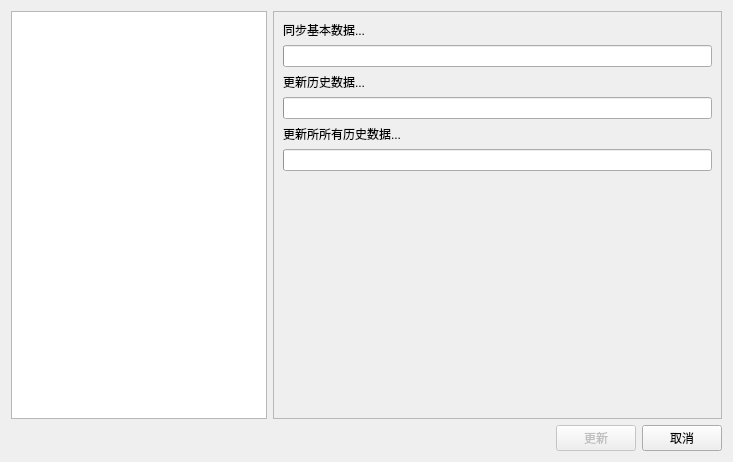
<?xml version="1.0" encoding="UTF-8"?>
<ui version="4.0">
 <class>SetupDataDialog</class>
 <widget class="QDialog" name="SetupDataDialog">
  <property name="geometry">
   <rect>
    <x>0</x>
    <y>0</y>
    <width>733</width>
    <height>462</height>
   </rect>
  </property>
  <property name="minimumSize">
   <size>
    <width>0</width>
    <height>0</height>
   </size>
  </property>
  <property name="windowTitle">
   <string>数据同步</string>
  </property>
  <property name="styleSheet">
   <string notr="true"/>
  </property>
  <layout class="QVBoxLayout" name="verticalLayout">
   <item>
    <layout class="QHBoxLayout" name="horizontalLayout_2">
     <item>
      <widget class="QListWidget" name="listWidget">
       <property name="sizePolicy">
        <sizepolicy hsizetype="Fixed" vsizetype="Expanding">
         <horstretch>0</horstretch>
         <verstretch>0</verstretch>
        </sizepolicy>
       </property>
       <property name="minimumSize">
        <size>
         <width>200</width>
         <height>0</height>
        </size>
       </property>
       <property name="editTriggers">
        <set>QAbstractItemView::EditTrigger::NoEditTriggers</set>
       </property>
       <property name="alternatingRowColors">
        <bool>true</bool>
       </property>
       <property name="selectionMode">
        <enum>QAbstractItemView::SelectionMode::ExtendedSelection</enum>
       </property>
       <property name="selectionBehavior">
        <enum>QAbstractItemView::SelectionBehavior::SelectRows</enum>
       </property>
       <property name="spacing">
        <number>1</number>
       </property>
       <property name="modelColumn">
        <number>0</number>
       </property>
      </widget>
     </item>
     <item>
      <widget class="QFrame" name="frame">
       <property name="sizePolicy">
        <sizepolicy hsizetype="Expanding" vsizetype="Expanding">
         <horstretch>0</horstretch>
         <verstretch>0</verstretch>
        </sizepolicy>
       </property>
       <property name="minimumSize">
        <size>
         <width>300</width>
         <height>0</height>
        </size>
       </property>
       <property name="frameShape">
        <enum>QFrame::Shape::StyledPanel</enum>
       </property>
       <property name="frameShadow">
        <enum>QFrame::Shadow::Raised</enum>
       </property>
       <layout class="QVBoxLayout" name="verticalLayout_2">
        <item>
         <widget class="QLabel" name="processTip1">
          <property name="text">
           <string>同步基本数据...</string>
          </property>
         </widget>
        </item>
        <item>
         <widget class="QProgressBar" name="progressBar1">
          <property name="sizePolicy">
           <sizepolicy hsizetype="Expanding" vsizetype="Fixed">
            <horstretch>0</horstretch>
            <verstretch>0</verstretch>
           </sizepolicy>
          </property>
          <property name="minimumSize">
           <size>
            <width>0</width>
            <height>0</height>
           </size>
          </property>
          <property name="maximumSize">
           <size>
            <width>16777215</width>
            <height>16777215</height>
           </size>
          </property>
          <property name="baseSize">
           <size>
            <width>0</width>
            <height>0</height>
           </size>
          </property>
          <property name="font">
           <font>
            <pointsize>9</pointsize>
           </font>
          </property>
          <property name="autoFillBackground">
           <bool>false</bool>
          </property>
          <property name="styleSheet">
           <string notr="true"/>
          </property>
          <property name="value">
           <number>0</number>
          </property>
          <property name="alignment">
           <set>Qt::AlignmentFlag::AlignCenter</set>
          </property>
          <property name="textVisible">
           <bool>false</bool>
          </property>
          <property name="orientation">
           <enum>Qt::Orientation::Horizontal</enum>
          </property>
          <property name="invertedAppearance">
           <bool>false</bool>
          </property>
          <property name="textDirection">
           <enum>QProgressBar::Direction::TopToBottom</enum>
          </property>
         </widget>
        </item>
        <item>
         <widget class="QLabel" name="processTip3">
          <property name="text">
           <string>更新历史数据...</string>
          </property>
         </widget>
        </item>
        <item>
         <widget class="QProgressBar" name="progressBar3">
          <property name="value">
           <number>0</number>
          </property>
          <property name="textVisible">
           <bool>false</bool>
          </property>
         </widget>
        </item>
        <item>
         <widget class="QLabel" name="processTip2">
          <property name="text">
           <string>更新所所有历史数据...</string>
          </property>
         </widget>
        </item>
        <item>
         <widget class="QProgressBar" name="progressBar2">
          <property name="sizePolicy">
           <sizepolicy hsizetype="Expanding" vsizetype="Fixed">
            <horstretch>0</horstretch>
            <verstretch>0</verstretch>
           </sizepolicy>
          </property>
          <property name="minimumSize">
           <size>
            <width>0</width>
            <height>0</height>
           </size>
          </property>
          <property name="maximumSize">
           <size>
            <width>16777215</width>
            <height>16777215</height>
           </size>
          </property>
          <property name="baseSize">
           <size>
            <width>0</width>
            <height>0</height>
           </size>
          </property>
          <property name="font">
           <font>
            <pointsize>9</pointsize>
           </font>
          </property>
          <property name="autoFillBackground">
           <bool>false</bool>
          </property>
          <property name="styleSheet">
           <string notr="true"/>
          </property>
          <property name="value">
           <number>0</number>
          </property>
          <property name="alignment">
           <set>Qt::AlignmentFlag::AlignCenter</set>
          </property>
          <property name="textVisible">
           <bool>false</bool>
          </property>
          <property name="orientation">
           <enum>Qt::Orientation::Horizontal</enum>
          </property>
          <property name="invertedAppearance">
           <bool>false</bool>
          </property>
          <property name="textDirection">
           <enum>QProgressBar::Direction::TopToBottom</enum>
          </property>
         </widget>
        </item>
        <item>
         <spacer name="verticalSpacer">
          <property name="orientation">
           <enum>Qt::Orientation::Vertical</enum>
          </property>
          <property name="sizeHint" stdset="0">
           <size>
            <width>20</width>
            <height>40</height>
           </size>
          </property>
         </spacer>
        </item>
       </layout>
      </widget>
     </item>
    </layout>
   </item>
   <item>
    <layout class="QHBoxLayout" name="horizontalLayout">
     <item>
      <spacer name="horizontalSpacer">
       <property name="orientation">
        <enum>Qt::Orientation::Horizontal</enum>
       </property>
       <property name="sizeHint" stdset="0">
        <size>
         <width>40</width>
         <height>20</height>
        </size>
       </property>
      </spacer>
     </item>
     <item>
      <widget class="QPushButton" name="syncButton">
       <property name="enabled">
        <bool>false</bool>
       </property>
       <property name="text">
        <string>更新</string>
       </property>
      </widget>
     </item>
     <item>
      <widget class="QPushButton" name="cancelButton">
       <property name="text">
        <string>取消</string>
       </property>
      </widget>
     </item>
    </layout>
   </item>
  </layout>
 </widget>
 <resources/>
 <connections>
  <connection>
   <sender>cancelButton</sender>
   <signal>clicked()</signal>
   <receiver>SetupDataDialog</receiver>
   <slot>reject()</slot>
   <hints>
    <hint type="sourcelabel">
     <x>659</x>
     <y>458</y>
    </hint>
    <hint type="destinationlabel">
     <x>710</x>
     <y>479</y>
    </hint>
   </hints>
  </connection>
  <connection>
   <sender>syncButton</sender>
   <signal>clicked()</signal>
   <receiver>SetupDataDialog</receiver>
   <slot>onSyncButtonClicked()</slot>
   <hints>
    <hint type="sourcelabel">
     <x>566</x>
     <y>460</y>
    </hint>
    <hint type="destinationlabel">
     <x>710</x>
     <y>479</y>
    </hint>
   </hints>
  </connection>
  <connection>
   <sender>listWidget</sender>
   <signal>itemSelectionChanged()</signal>
   <receiver>SetupDataDialog</receiver>
   <slot>onItemSelectionChanged()</slot>
   <hints>
    <hint type="sourcelabel">
     <x>104</x>
     <y>303</y>
    </hint>
    <hint type="destinationlabel">
     <x>316</x>
     <y>750</y>
    </hint>
   </hints>
  </connection>
 </connections>
 <slots>
  <slot>onSyncButtonClicked()</slot>
  <slot>onItemSelectionChanged()</slot>
 </slots>
</ui>
